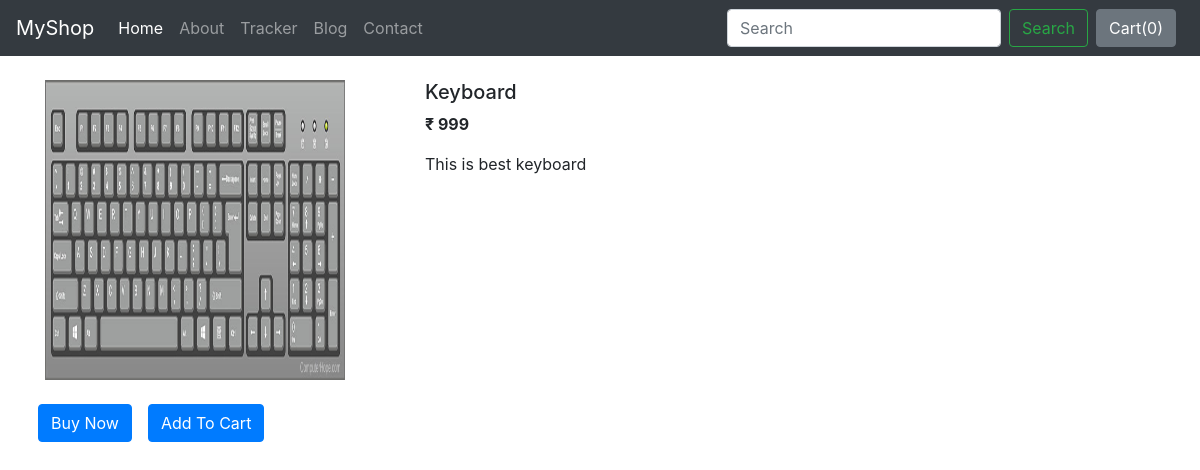
Screenshot of /shop/products/2 with the database file from the repository.
### shop/models.py (models this page shows)
class Product(models.Model):
    product_id = models.AutoField
    product_name = models.CharField(max_length=100)
    categories = models.CharField(max_length=50, default="")
    subcategories = models.CharField(max_length=50,default="")
    price = models.IntegerField(default=0)
    desc = models.CharField(max_length=300)
    pub_date = models.DateField()
    image = models.ImageField(upload_to="shop/images", default="")
    def __str__(self):
        return self.product_name

### shop/views.py (the view)
# urls.py: path("products/<int:myid>",views.prodview, name="Productviews"),
def prodview(request, myid):
    product = Product.objects.filter(id=myid)
    print(product)
    return render(request, "shop/prodview.html", {'product': product[0]})

### shop/templates/shop/prodview.html (shortened to what this page needs)
{% extends 'shop/basic.html' %}
{% block body %}
{% load static %}
<div class="container">
     <div class="row my-4">
    <div class="col-md-4">
               <img src="/media/{{product.image}}" height="300px" width="300px" alt="Product Image">
        <br>
        <br>
          <div class="row my-8 " style="text-align:center;">
           <button class="btn btn-primary mx-2">Buy Now</button>
           <button class="btn btn-primary mx-2">Add To Cart</button>
         </div>
    </div>
    <div class="col-md-8">
        <h5>{{product.product_name}}</h5>
        <p>
         <b>₹ {{product.price}}</b>
        </p>
         <p>
            {{product.desc }}
        </p>
    </div>
           </div>
</div>
{% endblock body %}

### shop/templates/shop/basic.html (shortened to what this page needs)
<!doctype html>
<html lang="en">
<head>
    <link rel="stylesheet" href="https://cdn.jsdelivr.net/npm/bootstrap@4.0.0/dist/css/bootstrap.min.css"
>
</head>
<body>
<nav class="navbar navbar-expand-lg navbar-dark bg-dark">
    <a class="navbar-brand" href="/shop">MyShop</a>
    <div class="collapse navbar-collapse" id="navbarSupportedContent">
        <ul class="navbar-nav mr-auto">
            <li class="nav-item active">
                <a class="nav-link" href="/shop">Home <span class="sr-only">(current)</span></a>
            </li>
            <li class="nav-item">
                <a class="nav-link" href="/shop/about">About</a>
            </li>
            <li class="nav-item">
                <a class="nav-link" href="/shop/tracker">Tracker</a>
            </li>
            <li class="nav-item">
                <a class="nav-link" href="/Blog">Blog</a>
            </li>
            <li class="nav-item">
                <a class="nav-link" href="/shop/contact">Contact</a>
            </li>
        </ul>
        <form class="form-inline my-2 my-lg-0">
            <input class="form-control mr-sm-2" type="search" placeholder="Search" aria-label="Search">
            <button class="btn btn-outline-success my-2 my-sm-0" type="submit">Search</button>
        </form>
        <button type="button" class="btn btn-secondary mx-2" id="popcart" data-container="body"
                data-toggle="popover" data-html="true" data-placement="bottom" data-content="Vivamus
sagittis lacus vel augue laoreet rutrum faucibus.">
            Cart(<span id="cart">0</span>)
        </button>
    </div>
</nav>
{% block body %}
{% endblock body %}
</body>
</html>

### rows the page displays
Product: image (picture), product_name "Keyboard", price "999", desc "This is best keyboard"
